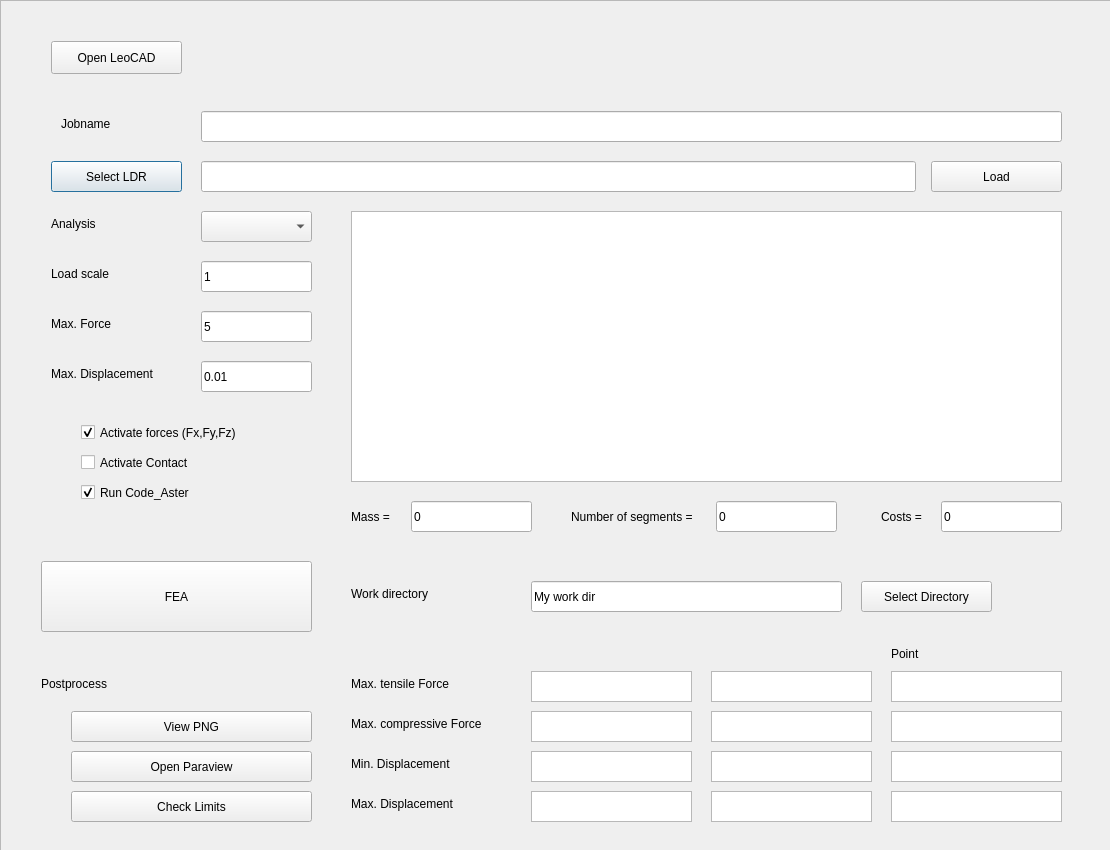
<?xml version="1.0" encoding="UTF-8"?>
<ui version="4.0">
 <class>MainDialog</class>
 <widget class="QDialog" name="MainDialog">
  <property name="geometry">
   <rect>
    <x>0</x>
    <y>0</y>
    <width>1110</width>
    <height>850</height>
   </rect>
  </property>
  <property name="windowTitle">
   <string>LeoFEA</string>
  </property>
  <widget class="QScrollArea" name="scrollArea">
   <property name="geometry">
    <rect>
     <x>0</x>
     <y>0</y>
     <width>1231</width>
     <height>851</height>
    </rect>
   </property>
   <property name="verticalScrollBarPolicy">
    <enum>Qt::ScrollBarAlwaysOff</enum>
   </property>
   <property name="widgetResizable">
    <bool>true</bool>
   </property>
   <widget class="QWidget" name="scrollAreaWidgetContents">
    <property name="geometry">
     <rect>
      <x>0</x>
      <y>0</y>
      <width>1229</width>
      <height>849</height>
     </rect>
    </property>
    <widget class="QLineEdit" name="textbox_FilenameLDR">
     <property name="geometry">
      <rect>
       <x>200</x>
       <y>160</y>
       <width>715</width>
       <height>31</height>
      </rect>
     </property>
    </widget>
	
    <widget class="QPushButton" name="button_SelectLDR">
     <property name="geometry">
      <rect>
       <x>50</x>
       <y>160</y>
       <width>131</width>
       <height>31</height>
      </rect>
     </property>
     <property name="text">
      <string>Select LDR</string>
     </property>
    </widget>
    
	<widget class="QPushButton" name="button_LoadLDR">
     <property name="geometry">
      <rect>
       <x>930</x>
       <y>160</y>
       <width>131</width>
       <height>31</height>
      </rect>
     </property>
     <property name="text">
      <string>Load</string>
     </property>
    </widget>
    <widget class="QLabel" name="label">
     <property name="geometry">
      <rect>
       <x>50</x>
       <y>210</y>
       <width>141</width>
       <height>25</height>
      </rect>
     </property>
     <property name="text">
      <string>Analysis</string>
     </property>
    </widget>
	
	
    <widget class="QComboBox" name="combo_Analysis">
     <property name="enabled">
      <bool>true</bool>
     </property>
     <property name="geometry">
      <rect>
       <x>200</x>
       <y>210</y>
       <width>111</width>
       <height>31</height>
      </rect>
     </property>
     <property name="editable">
      <bool>false</bool>
     </property>
    </widget>
	
	
    <widget class="QPushButton" name="button_startFEA">
     <property name="geometry">
      <rect>
       <x>40</x>
       <y>560</y>
       <width>271</width>
       <height>71</height>
      </rect>
     </property>
     <property name="text">
      <string>FEA</string>
     </property>
    </widget>
    
	 <widget class="QLabel" name="label_work_dir">
     <property name="geometry">
      <rect>
       <x>350</x>
       <y>580</y>
       <width>141</width>
       <height>25</height>
      </rect>
     </property>
     <property name="text">
      <string>Work directory</string>
     </property>
    </widget>
	
	 <widget class="QLineEdit" name="textbox_workdir">
     <property name="geometry">
      <rect>
       <x>530</x>
       <y>580</y>
       <width>311</width>
       <height>31</height>
      </rect>
     </property>
     <property name="text">
      <string>My work dir</string>
     </property>
    </widget>

    <widget class="QPushButton" name="button_SelectWorkdir">
     <property name="geometry">
      <rect>
       <x>860</x>
       <y>580</y>
       <width>131</width>
       <height>31</height>
      </rect>
     </property>
     <property name="text">
      <string>Select Directory</string>
     </property>
    </widget>

    <widget class="QLabel" name="label_2">
     <property name="geometry">
      <rect>
       <x>40</x>
       <y>670</y>
       <width>90</width>
       <height>25</height>
      </rect>
     </property>
     <property name="text">
      <string>Postprocess</string>
     </property>
    </widget>
	
	<widget class="QPushButton" name="button_viewPNG">
     <property name="geometry">
      <rect>
       <x>70</x>
       <y>710</y>
       <width>241</width>
       <height>31</height>
      </rect>
     </property>
     <property name="text">
      <string>View PNG</string>
     </property>
    </widget>

    <widget class="QPushButton" name="button_openParaview">
     <property name="geometry">
      <rect>
       <x>70</x>
       <y>750</y>
       <width>241</width>
       <height>31</height>
      </rect>
     </property>
     <property name="text">
      <string>Open Paraview</string>
     </property>
    </widget>

    <widget class="QPushButton" name="button_checkLimitValues">
     <property name="geometry">
      <rect>
       <x>70</x>
       <y>790</y>
       <width>241</width>
       <height>31</height>
      </rect>
     </property>
     <property name="text">
      <string>Check Limits</string>
     </property>
    </widget>


    <widget class="QPushButton" name="button_openLeoCAD">
     <property name="geometry">
      <rect>
       <x>50</x>
       <y>40</y>
       <width>131</width>
       <height>33</height>
      </rect>
     </property>
     <property name="text">
      <string>Open LeoCAD</string>
     </property>
    </widget>
    
    <widget class="QLabel" name="label_2">
     <property name="geometry">
      <rect>
       <x>60</x>
       <y>110</y>
       <width>71</width>
       <height>25</height>
      </rect>
     </property>
     <property name="text">
      <string>Jobname</string>
     </property>
    </widget>
    
    <widget class="QLineEdit" name="textbox_jobname">
     <property name="geometry">
      <rect>
       <x>200</x>
       <y>110</y>
       <width>861</width>
       <height>31</height>
      </rect>
     </property>
    </widget>
    <widget class="QLabel" name="label_3">
     <property name="geometry">
      <rect>
       <x>50</x>
       <y>260</y>
       <width>101</width>
       <height>25</height>
      </rect>
     </property>
     <property name="text">
      <string>Load scale</string>
     </property>
    </widget>
    <widget class="QLineEdit" name="textbox_gravityScale">
     <property name="geometry">
      <rect>
       <x>200</x>
       <y>260</y>
       <width>111</width>
       <height>31</height>
      </rect>
     </property>
     <property name="text">
      <string>1</string>
     </property>
    </widget>
    <widget class="QTableWidget" name="tableWidgetLDR">
     <property name="geometry">
      <rect>
       <x>350</x>
       <y>210</y>
       <width>711</width>
       <height>271</height>
      </rect>
     </property>
    </widget>
    <widget class="QLabel" name="label">
     <property name="geometry">
      <rect>
       <x>350</x>
       <y>503</y>
       <width>141</width>
       <height>25</height>
      </rect>
     </property>
     <property name="text">
      <string>Mass = </string>
     </property>
    </widget>
    <widget class="QLineEdit" name="textbox_mass">
     <property name="geometry">
      <rect>
       <x>410</x>
       <y>500</y>
       <width>121</width>
       <height>31</height>
      </rect>
     </property>
     <property name="text">
      <string>0</string>
     </property>
    </widget>
    <widget class="QLabel" name="label">
     <property name="geometry">
      <rect>
       <x>570</x>
       <y>503</y>
       <width>141</width>
       <height>25</height>
      </rect>
     </property>
     <property name="text">
      <string>Number of segments = </string>
     </property>
    </widget>
    <widget class="QLineEdit" name="textbox_numberBricks">
     <property name="geometry">
      <rect>
       <x>715</x>
       <y>500</y>
       <width>121</width>
       <height>31</height>
      </rect>
     </property>
     <property name="text">
      <string>0</string>
     </property>
    </widget>
    <widget class="QLabel" name="label">
     <property name="geometry">
      <rect>
       <x>880</x>
       <y>503</y>
       <width>121</width>
       <height>25</height>
      </rect>
     </property>
     <property name="text">
      <string>Costs = </string>
     </property>
    </widget>
    <widget class="QLineEdit" name="textbox_costs">
     <property name="geometry">
      <rect>
       <x>940</x>
       <y>500</y>
       <width>121</width>
       <height>31</height>
      </rect>
     </property>
     <property name="text">
      <string>0</string>
     </property>
    </widget>
    <widget class="QCheckBox" name="checkBox_force">
     <property name="geometry">
      <rect>
       <x>80</x>
       <y>420</y>
       <width>211</width>
       <height>23</height>
      </rect>
     </property>
     <property name="text">
      <string>Activate forces (Fx,Fy,Fz)</string>
     </property>
     <property name="checked">
      <bool>true</bool>
     </property>
    </widget>
    <widget class="QCheckBox" name="checkBox_contact">
     <property name="geometry">
      <rect>
       <x>80</x>
       <y>450</y>
       <width>211</width>
       <height>23</height>
      </rect>
     </property>
     <property name="text">
      <string>Activate Contact</string>
     </property>
     <property name="checked">
      <bool>false</bool>
     </property>
    </widget>
    <widget class="QCheckBox" name="checkBox_CodeAster">
     <property name="geometry">
      <rect>
       <x>80</x>
       <y>480</y>
       <width>211</width>
       <height>23</height>
      </rect>
     </property>
     <property name="text">
      <string>Run Code_Aster</string>
     </property>
     <property name="checked">
      <bool>true</bool>
     </property>
    </widget>


    <widget class="QTextEdit" name="textEdit_resultsMinForce">
     <property name="geometry">
      <rect>
       <x>530</x>
       <y>670</y>
       <width>161</width>
       <height>31</height>
      </rect>
     </property>
    </widget>
	
	
    <widget class="QLabel" name="label_4">
     <property name="geometry">
      <rect>
       <x>350</x>
       <y>670</y>
       <width>141</width>
       <height>25</height>
      </rect>
     </property>
     <property name="text">
      <string>Max. tensile Force</string>
     </property>
    </widget>
	
	
    <widget class="QLabel" name="label_5">
     <property name="geometry">
      <rect>
       <x>50</x>
       <y>310</y>
       <width>101</width>
       <height>25</height>
      </rect>
     </property>
     <property name="text">
      <string>Max. Force</string>
     </property>
    </widget>
	
    <widget class="QLineEdit" name="textbox_maxForce">
     <property name="geometry">
      <rect>
       <x>200</x>
       <y>310</y>
       <width>111</width>
       <height>31</height>
      </rect>
     </property>
     <property name="text">
      <string>5</string>
     </property>
    </widget>
    <widget class="QLineEdit" name="textbox_maxDisplacement">
     <property name="geometry">
      <rect>
       <x>200</x>
       <y>360</y>
       <width>111</width>
       <height>31</height>
      </rect>
     </property>
     <property name="text">
      <string>0.01</string>
     </property>
    </widget>
    <widget class="QLabel" name="label_6">
     <property name="geometry">
      <rect>
       <x>50</x>
       <y>360</y>
       <width>131</width>
       <height>25</height>
      </rect>
     </property>
     <property name="text">
      <string>Max. Displacement</string>
     </property>
    </widget>
    <widget class="QLabel" name="label_7">
     <property name="geometry">
      <rect>
       <x>350</x>
       <y>790</y>
       <width>141</width>
       <height>25</height>
      </rect>
     </property>
     <property name="text">
      <string>Max. Displacement</string>
     </property>
    </widget>
    <widget class="QLabel" name="label_8">
     <property name="geometry">
      <rect>
       <x>350</x>
       <y>750</y>
       <width>141</width>
       <height>25</height>
      </rect>
     </property>
     <property name="text">
      <string>Min. Displacement</string>
     </property>
    </widget>
    <widget class="QTextEdit" name="textEdit_resultsMaxDisplacement">
     <property name="geometry">
      <rect>
       <x>530</x>
       <y>790</y>
       <width>161</width>
       <height>31</height>
      </rect>
     </property>
    </widget>
    <widget class="QTextEdit" name="textEdit_resultsMinDisplacement">
     <property name="geometry">
      <rect>
       <x>530</x>
       <y>750</y>
       <width>161</width>
       <height>31</height>
      </rect>
     </property>
    </widget>
    <widget class="QTextEdit" name="textEdit_resultsMaxForce">
     <property name="geometry">
      <rect>
       <x>530</x>
       <y>710</y>
       <width>161</width>
       <height>31</height>
      </rect>
     </property>
    </widget>
    <widget class="QLabel" name="label_9">
     <property name="geometry">
      <rect>
       <x>350</x>
       <y>710</y>
       <width>171</width>
       <height>25</height>
      </rect>
     </property>
     <property name="text">
      <string>Max. compressive Force</string>
     </property>
    </widget>
    <widget class="QTextEdit" name="textEdit_resultsMaxForce_p">
     <property name="geometry">
      <rect>
       <x>890</x>
       <y>710</y>
       <width>171</width>
       <height>31</height>
      </rect>
     </property>
    </widget>
    <widget class="QTextEdit" name="textEdit_resultsMinForce_p">
     <property name="geometry">
      <rect>
       <x>890</x>
       <y>670</y>
       <width>171</width>
       <height>31</height>
      </rect>
     </property>
    </widget>
    <widget class="QTextEdit" name="textEdit_resultsMaxDisplacement_p">
     <property name="geometry">
      <rect>
       <x>890</x>
       <y>790</y>
       <width>171</width>
       <height>31</height>
      </rect>
     </property>
    </widget>
    <widget class="QTextEdit" name="textEdit_resultsMinDisplacement_p">
     <property name="geometry">
      <rect>
       <x>890</x>
       <y>750</y>
       <width>171</width>
       <height>31</height>
      </rect>
     </property>
    </widget>
    <widget class="QTextEdit" name="textEdit_resultsMaxDisplacement_m">
     <property name="geometry">
      <rect>
       <x>710</x>
       <y>790</y>
       <width>161</width>
       <height>31</height>
      </rect>
     </property>
    </widget>
    <widget class="QTextEdit" name="textEdit_resultsMinDisplacement_m">
     <property name="geometry">
      <rect>
       <x>710</x>
       <y>750</y>
       <width>161</width>
       <height>31</height>
      </rect>
     </property>
    </widget>
    <widget class="QTextEdit" name="textEdit_resultsMaxForce_m">
     <property name="geometry">
      <rect>
       <x>710</x>
       <y>710</y>
       <width>161</width>
       <height>31</height>
      </rect>
     </property>
    </widget>
    <widget class="QTextEdit" name="textEdit_resultsMinForce_m">
     <property name="geometry">
      <rect>
       <x>710</x>
       <y>670</y>
       <width>161</width>
       <height>31</height>
      </rect>
     </property>
    </widget>
    <widget class="QLabel" name="label_10">
     <property name="geometry">
      <rect>
       <x>890</x>
       <y>640</y>
       <width>141</width>
       <height>25</height>
      </rect>
     </property>
     <property name="text">
      <string>Point</string>
     </property>
    </widget>
   </widget>
  </widget>
 </widget>
 <resources/>
 <connections/>
</ui>
